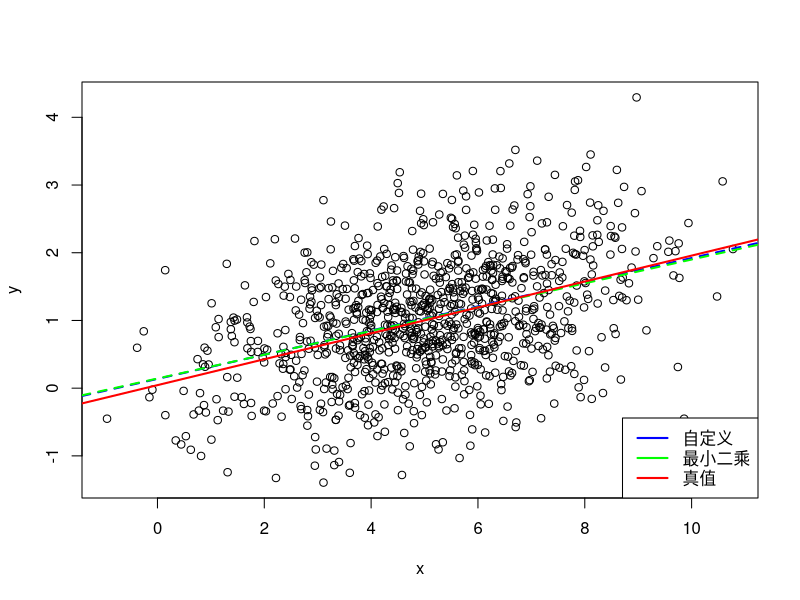

Write the R code that produced this figure.
## ---- chunk 1
knitr::opts_chunk$set(echo = TRUE)
## ---- chunk 2
beta = runif(2)
n = 1000
x = rnorm(mean = 5, sd = 2, n)             
eps = rnorm(mean = 0, sd = 0.8, n)         
y = rep(1,n)*beta[1] + x*beta[2] + eps     
## ---- chunk 3
quadratic_loss = function(b) {
  obj = sum((y - b[1] - b[2]*x) ^ 4) / length(x)
  return(obj)
}
res = optim(c(0,0), quadratic_loss)
res$par
## ---- chunk 4
beta
## ---- chunk 5
least_square = function(b) {
  obj = sum((y - b[1] - b[2]*x)^2)
  return (obj)
}
res_2 = optim(c(0,0), least_square)
res_2$par
## ---- chunk 6
plot(x,y)
abline(coef = res$par, lty = 2, col = 'blue', lwd = 2)
abline(coef = res_2$par, lty = 2, col = 'green', lwd = 2)
abline(coef = beta, lty = 1, col = 'red', lwd = 2)
legend("bottomright", legend = c("自定义", "最小二乘", "真值"), 
       col = c("blue", "green", "red"), lty = c(1, 1, 1), lwd = c(2, 2, 2))
